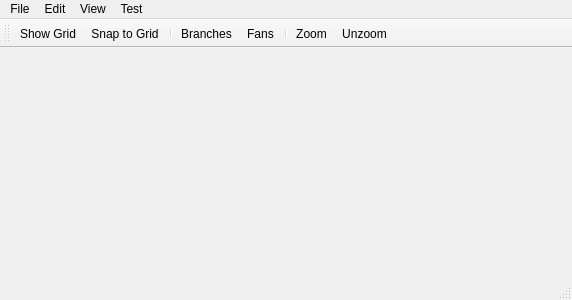
<?xml version="1.0" encoding="UTF-8"?>
<ui version="4.0">
 <class>MainWindow</class>
 <widget class="QMainWindow" name="MainWindow">
  <property name="geometry">
   <rect>
    <x>0</x>
    <y>0</y>
    <width>572</width>
    <height>300</height>
   </rect>
  </property>
  <property name="windowTitle">
   <string>MainWindow</string>
  </property>
  <widget class="QWidget" name="centralWidget"/>
  <widget class="QMenuBar" name="menuBar">
   <property name="geometry">
    <rect>
     <x>0</x>
     <y>0</y>
     <width>572</width>
     <height>21</height>
    </rect>
   </property>
   <widget class="QMenu" name="menuFile">
    <property name="title">
     <string>File</string>
    </property>
    <addaction name="actionNew"/>
    <addaction name="actionSave"/>
    <addaction name="actionOpen"/>
   </widget>
   <widget class="QMenu" name="menuView">
    <property name="title">
     <string>View</string>
    </property>
    <addaction name="actionShowLabels"/>
   </widget>
   <widget class="QMenu" name="menuTest">
    <property name="title">
     <string>Test</string>
    </property>
    <addaction name="actionUndoTest"/>
   </widget>
   <widget class="QMenu" name="menuEdit">
    <property name="title">
     <string>Edit</string>
    </property>
    <addaction name="actionUndo"/>
    <addaction name="actionRedo"/>
    <addaction name="separator"/>
    <addaction name="actionFactorNodes"/>
   </widget>
   <addaction name="menuFile"/>
   <addaction name="menuEdit"/>
   <addaction name="menuView"/>
   <addaction name="menuTest"/>
  </widget>
  <widget class="QToolBar" name="mainToolBar">
   <attribute name="toolBarArea">
    <enum>TopToolBarArea</enum>
   </attribute>
   <attribute name="toolBarBreak">
    <bool>false</bool>
   </attribute>
   <addaction name="actionShowGrid"/>
   <addaction name="actionSnapGrid"/>
   <addaction name="separator"/>
   <addaction name="actionBranches"/>
   <addaction name="actionFans"/>
   <addaction name="separator"/>
   <addaction name="actionZoom"/>
   <addaction name="actionUnzoom"/>
  </widget>
  <widget class="QStatusBar" name="statusBar"/>
  <action name="actionShowGrid">
   <property name="checkable">
    <bool>true</bool>
   </property>
   <property name="text">
    <string>Show Grid</string>
   </property>
   <property name="toolTip">
    <string>Enable/Disable Grid</string>
   </property>
  </action>
  <action name="actionSnapGrid">
   <property name="checkable">
    <bool>true</bool>
   </property>
   <property name="text">
    <string>Snap to Grid</string>
   </property>
   <property name="toolTip">
    <string>Snap Items to Grid</string>
   </property>
  </action>
  <action name="actionSelection">
   <property name="checkable">
    <bool>true</bool>
   </property>
   <property name="text">
    <string>Selection</string>
   </property>
   <property name="toolTip">
    <string>Select Items</string>
   </property>
  </action>
  <action name="actionBranches">
   <property name="checkable">
    <bool>true</bool>
   </property>
   <property name="text">
    <string>Branches</string>
   </property>
   <property name="toolTip">
    <string>Add Branches</string>
   </property>
  </action>
  <action name="actionFans">
   <property name="checkable">
    <bool>true</bool>
   </property>
   <property name="text">
    <string>Fans</string>
   </property>
   <property name="toolTip">
    <string>Add Fans</string>
   </property>
  </action>
  <action name="actionSave">
   <property name="text">
    <string>Save...</string>
   </property>
  </action>
  <action name="actionOpen">
   <property name="text">
    <string>Open...</string>
   </property>
  </action>
  <action name="actionZoom">
   <property name="text">
    <string>Zoom</string>
   </property>
  </action>
  <action name="actionUnzoom">
   <property name="text">
    <string>Unzoom</string>
   </property>
  </action>
  <action name="actionShowLabels">
   <property name="checkable">
    <bool>true</bool>
   </property>
   <property name="text">
    <string>Show Labels</string>
   </property>
  </action>
  <action name="actionUndoTest">
   <property name="text">
    <string>Undo Test</string>
   </property>
  </action>
  <action name="actionUndo">
   <property name="text">
    <string>Undo</string>
   </property>
   <property name="shortcut">
    <string>Ctrl+Z</string>
   </property>
  </action>
  <action name="actionRedo">
   <property name="text">
    <string>Redo</string>
   </property>
   <property name="shortcut">
    <string>Ctrl+Y</string>
   </property>
  </action>
  <action name="actionNew">
   <property name="text">
    <string>New</string>
   </property>
   <property name="shortcut">
    <string>Ctrl+S</string>
   </property>
  </action>
  <action name="actionFactorNodes">
   <property name="text">
    <string>Factor Nodes...</string>
   </property>
   <property name="toolTip">
    <string>Multible nodes coordinates by the given factor</string>
   </property>
  </action>
 </widget>
 <layoutdefault spacing="6" margin="11"/>
 <resources/>
 <connections/>
</ui>
